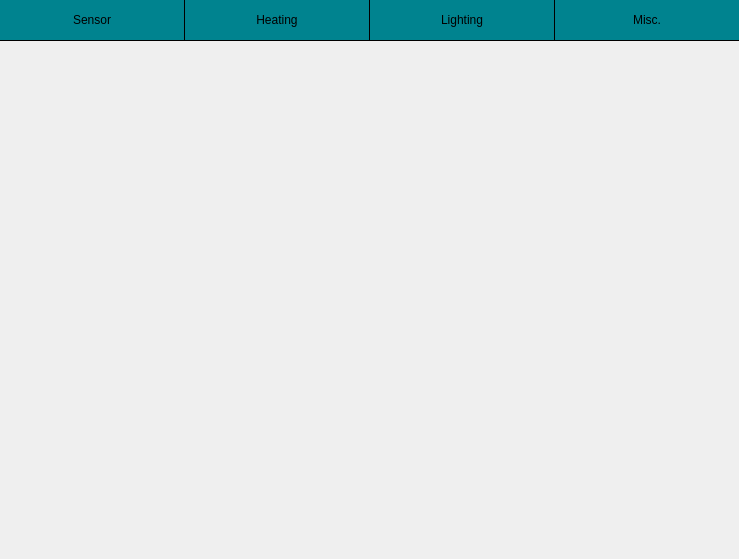
<?xml version="1.0" encoding="UTF-8"?>
<ui version="4.0">
 <class>SettingsIOScreen</class>
 <widget class="QWidget" name="SettingsIOScreen">
  <property name="geometry">
   <rect>
    <x>0</x>
    <y>0</y>
    <width>739</width>
    <height>559</height>
   </rect>
  </property>
  <property name="windowTitle">
   <string>Form</string>
  </property>
  <widget class="QPushButton" name="sensorButton">
   <property name="geometry">
    <rect>
     <x>0</x>
     <y>0</y>
     <width>184</width>
     <height>40</height>
    </rect>
   </property>
   <property name="styleSheet">
    <string notr="true">QPushButton{

	border: none;
	background-color: #00838F;
	color: #000000;
}

QPushButton:pressed{

	background-color: #006064;
}

QPushButton:checked{

	background-color: #006064;
}</string>
   </property>
   <property name="text">
    <string>Sensor</string>
   </property>
   <property name="checkable">
    <bool>true</bool>
   </property>
  </widget>
  <widget class="Line" name="verticalLine1">
   <property name="geometry">
    <rect>
     <x>184</x>
     <y>0</y>
     <width>1</width>
     <height>40</height>
    </rect>
   </property>
   <property name="styleSheet">
    <string notr="true">background-color: #000000;</string>
   </property>
   <property name="orientation">
    <enum>Qt::Vertical</enum>
   </property>
  </widget>
  <widget class="QPushButton" name="heatingButton">
   <property name="geometry">
    <rect>
     <x>185</x>
     <y>0</y>
     <width>184</width>
     <height>40</height>
    </rect>
   </property>
   <property name="styleSheet">
    <string notr="true">QPushButton{

	border: none;
	background-color: #00838F;
	color: #000000;
}

QPushButton:pressed{

	background-color: #006064;
}

QPushButton:checked{

	background-color: #006064;
}</string>
   </property>
   <property name="text">
    <string>Heating</string>
   </property>
   <property name="checkable">
    <bool>true</bool>
   </property>
  </widget>
  <widget class="Line" name="verticalLine2">
   <property name="geometry">
    <rect>
     <x>369</x>
     <y>0</y>
     <width>1</width>
     <height>40</height>
    </rect>
   </property>
   <property name="styleSheet">
    <string notr="true">background-color: #000000;</string>
   </property>
   <property name="orientation">
    <enum>Qt::Vertical</enum>
   </property>
  </widget>
  <widget class="QPushButton" name="lightingButton">
   <property name="geometry">
    <rect>
     <x>370</x>
     <y>0</y>
     <width>184</width>
     <height>40</height>
    </rect>
   </property>
   <property name="styleSheet">
    <string notr="true">QPushButton{

	border: none;
	background-color: #00838F;
	color: #000000;
}

QPushButton:pressed{

	background-color: #006064;
}

QPushButton:checked{

	background-color: #006064;
}</string>
   </property>
   <property name="text">
    <string>Lighting</string>
   </property>
   <property name="checkable">
    <bool>true</bool>
   </property>
  </widget>
  <widget class="Line" name="verticalLine3">
   <property name="geometry">
    <rect>
     <x>554</x>
     <y>0</y>
     <width>1</width>
     <height>40</height>
    </rect>
   </property>
   <property name="styleSheet">
    <string notr="true">background-color: #000000;</string>
   </property>
   <property name="orientation">
    <enum>Qt::Vertical</enum>
   </property>
  </widget>
  <widget class="QPushButton" name="miscButton">
   <property name="geometry">
    <rect>
     <x>555</x>
     <y>0</y>
     <width>184</width>
     <height>40</height>
    </rect>
   </property>
   <property name="styleSheet">
    <string notr="true">QPushButton{

	border: none;
	background-color: #00838F;
	color: #000000;
}

QPushButton:pressed{

	background-color: #006064;
}

QPushButton:checked{

	background-color: #006064;
}</string>
   </property>
   <property name="text">
    <string>Misc.</string>
   </property>
   <property name="checkable">
    <bool>true</bool>
   </property>
  </widget>
  <widget class="Line" name="hotizontalLine1">
   <property name="geometry">
    <rect>
     <x>0</x>
     <y>40</y>
     <width>739</width>
     <height>1</height>
    </rect>
   </property>
   <property name="styleSheet">
    <string notr="true">background-color: #000000;</string>
   </property>
   <property name="orientation">
    <enum>Qt::Horizontal</enum>
   </property>
  </widget>
 </widget>
 <resources/>
 <connections/>
</ui>
